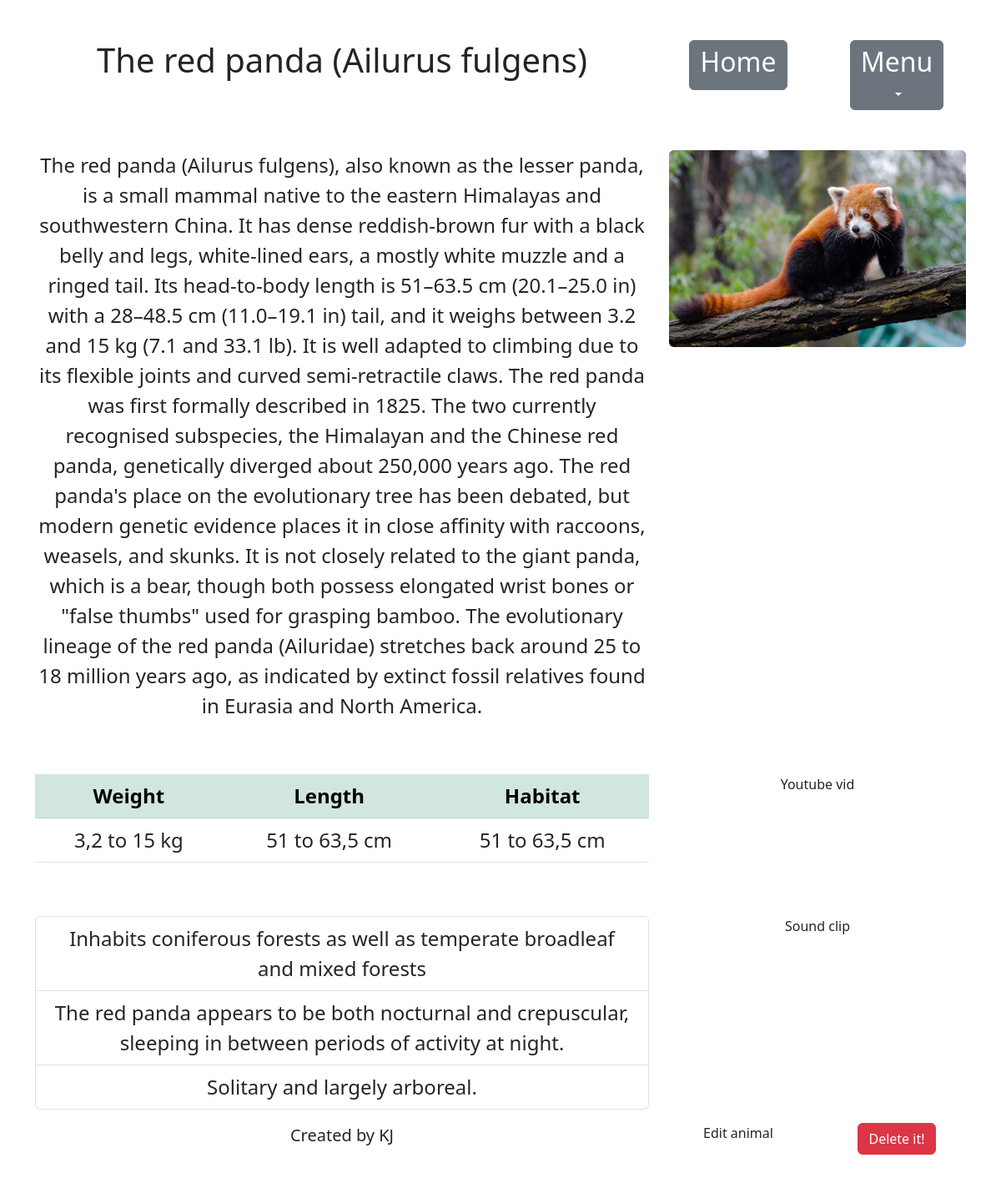
The page /animal/3/ on the database its author committed.
### archives/models.py (models this page shows)
class Animal(models.Model):
    SHORT_TXT = 128
    TXT = 256
    animal_name = models.CharField(
        blank=False,
        null=False,
        max_length=SHORT_TXT
    )
    animal_description = models.TextField(
        blank=False,
        null=False,
        max_length=2560
    )
    animal_weight = models.CharField(
        blank=False,
        null=False,
        max_length=SHORT_TXT
    )
    animal_length = models.CharField(blank=False, null=False, max_length=SHORT_TXT)
    animal_habitat = models.CharField(blank=False, null=False, max_length=SHORT_TXT)
    animal_fact1 = models.CharField(blank=True, null=True, max_length=TXT)
    animal_fact2 = models.CharField(blank=True, null=True, max_length=TXT)
    animal_fact3 = models.CharField(blank=True, null=True, max_length=TXT)
    animal_sound = models.CharField(blank=True, null=True, max_length=SHORT_TXT)
    animal_image1 = models.ImageField(blank=True, null=True, upload_to='')

### archives/views.py (the view)
# urls.py: path('animal/<int:animal_id>/', get_animal, name='get-animal'),
def get_animal(request, animal_id):
    try:
        animal = Animal.objects.get(id=animal_id)
    except Animal.DoesNotExist:
        raise Http404('Lost, ehh?')
    context = {
        'animal': animal
    }
    return render(request, 'animal.html', context)

### archives/templates/animal.html (shortened to what this page needs)
<!DOCTYPE html>
<html lang="en">
<head>
    <link rel="stylesheet/text" href="static/styles/style.css" type="text/css">
    <link href="https://cdn.jsdelivr.net/npm/bootstrap@5.3.0-alpha3/dist/css/bootstrap.min.css" rel="stylesheet"
>
</head>
<body>
<div class="container text-center">
    <div class="row mb-5 mt-5">
        <div class="col-8">
            <h1>{{ animal.animal_name }}</h1>
        </div>
        <div class="col-2">
            <a href="{% url 'all-animals' %}" class="btn btn-secondary"><h2>Home</h2></a>
        </div>
        <div class="col-2">
            <div class="dropdown pointer">
                <a class="btn btn-secondary dropdown-toggle" role="button" id="dropdownMenuLink"
                   data-bs-toggle="dropdown" aria-expanded="false">
                    <h2>Menu</h2>
                </a>
            </div>
        </div>
    </div>
</div>
<div class="container text-center mb-3">
    <div class="row mb-5">
        <div class="col-8">
            <p class="fs-4">{{ animal.animal_description }}</p>
        </div>
        <div class="col-4">
            <img class="card-img-top rounded" src="{{ animal.animal_image1.url }}" alt="{{ animal.animal_name }}">
        </div>
    </div>
    <div class="row mb-5">
        <div class="col-8">
            <table class="table fs-4">
                <thead>
                <tr class="table-success">
                    <th scope="col">Weight</th>
                    <th scope="col">Length</th>
                    <th scope="col">Habitat</th>
                </tr>
                </thead>
                <tbody>
                <tr>
                    <td>{{ animal.animal_weight }}</td>
                    <td>{{ animal.animal_length }}</td>
                    <td>{{ animal.animal_habitat }}</td>
                </tr>
                </tbody>
            </table>
        </div>
        <div class="col-4">
            Youtube vid
        </div>
    </div>
    <div class="row">
        <div class="col-8 fs-4">
            <ul class="list-group radiolist align-right">
                {% if animal.animal_fact1 %}
                    <li class="list-group-item">{{ animal.animal_fact1 }}</li>
                {% endif %}
                {% if animal.animal_fact2 %}
                    <li class="list-group-item">{{ animal.animal_fact2 }}</li>
                {% endif %}
                {% if animal.animal_fact3 %}
                    <li class="list-group-item">{{ animal.animal_fact3 }}</li>
                {% endif %}
            </ul>
        </div>
        <div class="col-4">
            Sound clip
        </div>
    </div>
</div>
<div class="container text-center">
    <div class="row mb-5">
        <div class="col-8 fs-5">
            Created by KJ
        </div>
        <div class="col-2">
            Edit animal
        </div>
        <div class="col-2">
            <form method="post" id="delete-animal">
                <button type="submit" class="btn btn-danger" form="delete-animal">Delete it!</button>
            </form>
        </div>
    </div>
</div>
</body>
</html>

### rows shown on the page
Animal: animal_name "The red panda (Ailurus fulgens)", animal_description "The red panda (Ailurus fulgens), also known as the lesser panda, is a small mammal native to the eastern Himalayas and southwestern China. It has dense reddish-brown fur with a black belly and legs, white-lined ears, a mostly white muzzle and a ringed tail. Its head-to-body length is 51–63.5 cm (20.1–25.0 in) with a 28–48.5 cm (11.0–19.1 in) tail, and it weighs between 3.2 and 15 kg (7.1 and 33.1 lb). It is well adapted to climbing due to its flexible joints and curved semi-retractile claws. The red panda was first formally described in 1825. The two currently recognised subspecies, the Himalayan and the Chinese red panda, genetically diverged about 250,000 years ago. The red panda's place…", animal_image1 (picture), animal_weight "3,2 to 15 kg", animal_length "51 to 63,5 cm", animal_habitat "51 to 63,5 cm", animal_fact1 "Inhabits coniferous forests as well as temperate broadleaf and mixed forests", animal_fact2 "The red panda appears to be both nocturnal and crepuscular, sleeping in between periods of activity at night.", animal_fact3 "Solitary and largely arboreal."
